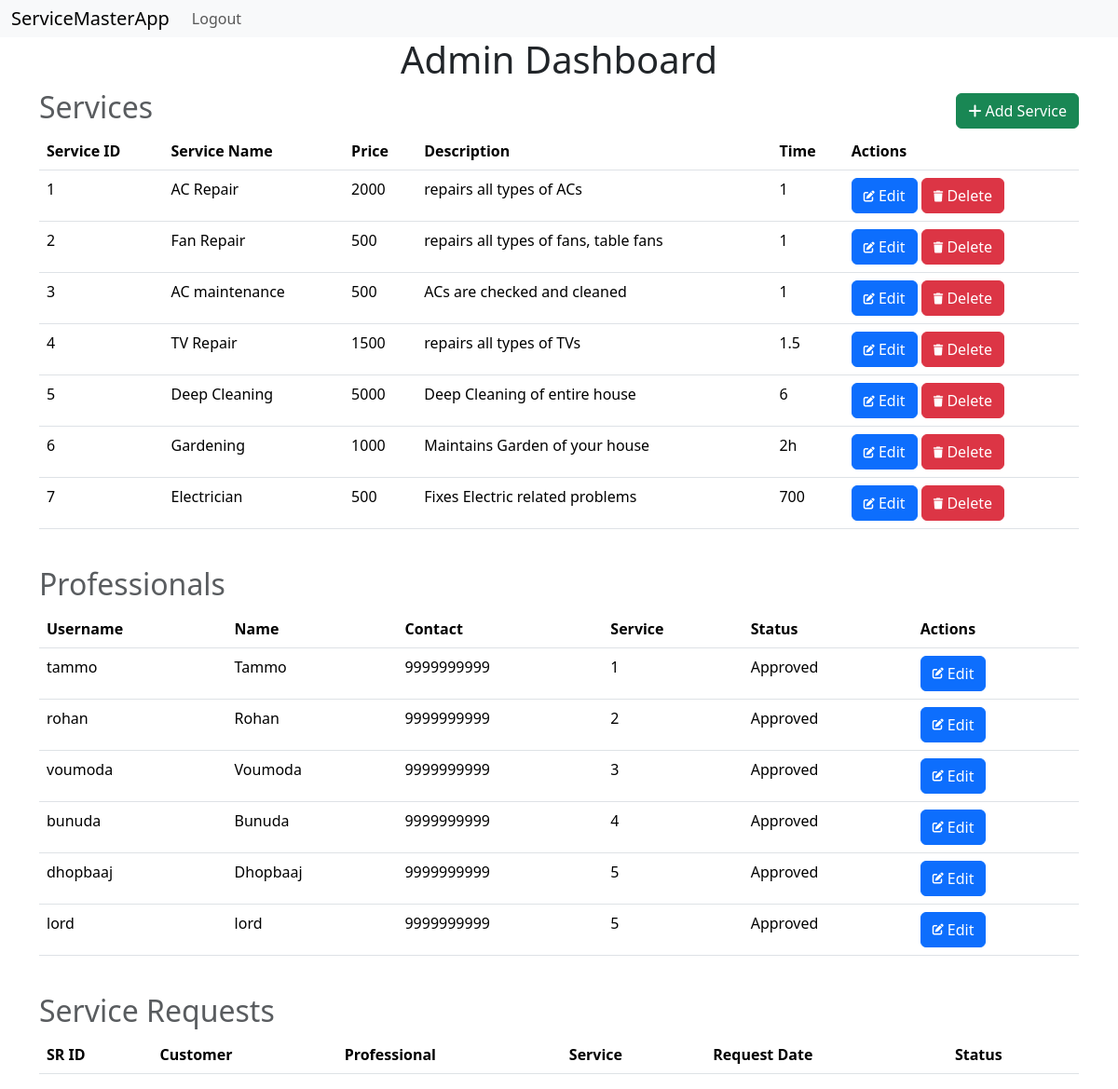
Before: /admin (signed in) with the older database file.
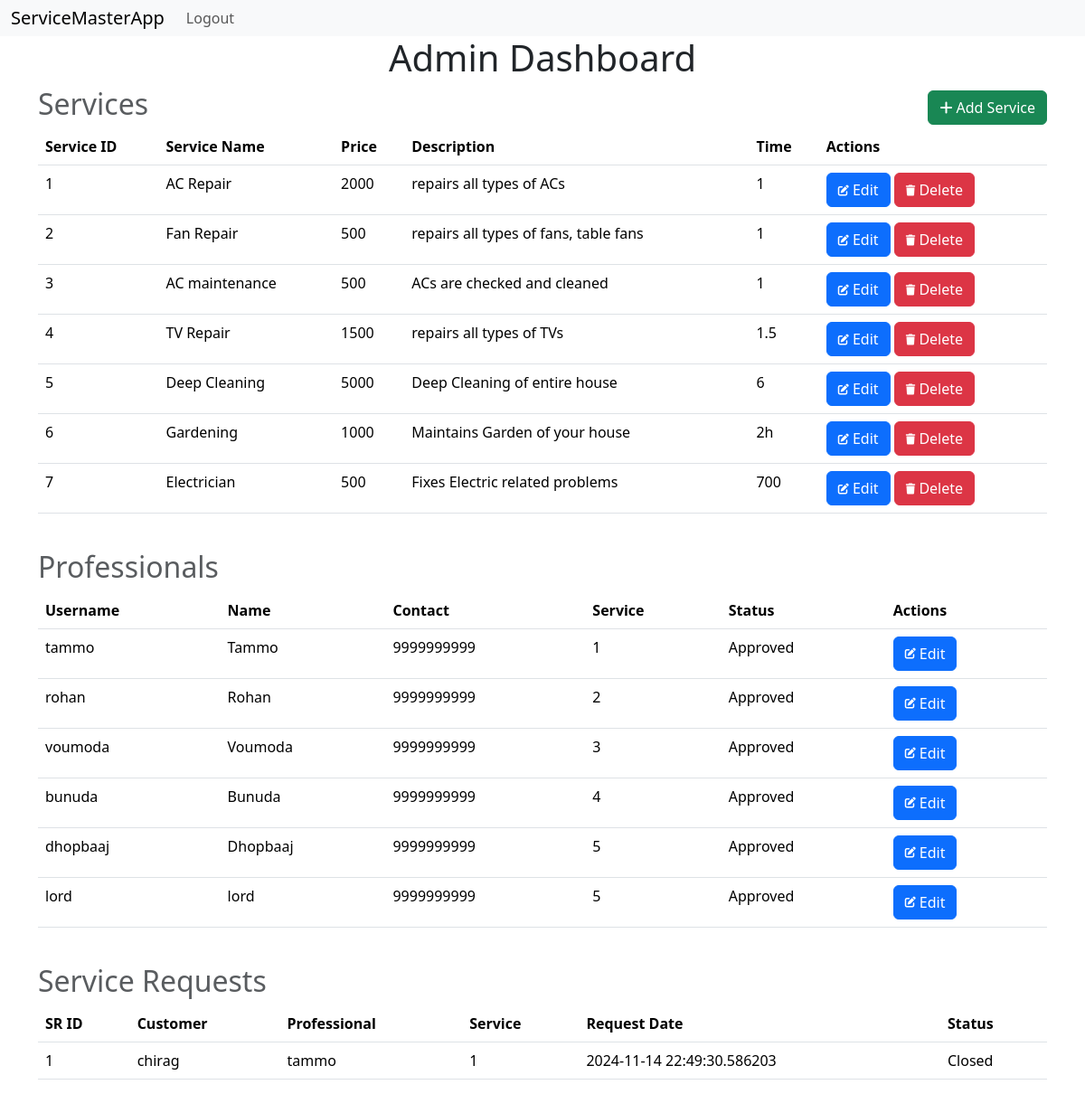
After: the same page with the newer database file.
### models.py (models this page shows, shortened)
class Service(db.Model):
    __tablename__='service'
    id=db.Column(db.Integer,primary_key=True)
    name=db.Column(db.String(32),nullable=False)
    price=db.Column(db.Integer, nullable=False)
    description=db.Column(db.String(512), nullable=False)
    time=db.Column(db.Integer,nullable=False)
    professionals=db.relationship('Professional', backref='service', lazy=True)

class Professional(db.Model):
    __tablename__='professional'
    id=db.Column(db.Integer, primary_key=True)
    username=db.Column(db.String(32), nullable=False, unique=True)
    passwordhash=db.Column(db.String(512), nullable=False)
    name=db.Column(db.String(64), nullable=False)
    contact=db.Column(db.Integer, nullable=False)
    service_id=db.Column(db.Integer, db.ForeignKey('service.id'), nullable=False)
    experience=db.Column(db.Integer, nullable=False)
    pincode=db.Column(db.String(8), nullable=False)
    utype=db.Column(db.String(16), nullable=False, default='Professional')
    status=db.Column(db.String(16), nullable=True, default='Pending')
    profile=db.Column(db.String(512), nullable=False)
    @property
    def password(self):
        raise AttributeError('password is not a readable attribute')

class ServiceRequest(db.Model):
    __tablename__='servicerequests'
    servicereqid=db.Column(db.Integer,primary_key=True)
    cuser=db.Column(db.String(32),db.ForeignKey('customer.username'),nullable=False)
    puser=db.Column(db.String(32),db.ForeignKey('professional.username'),nullable=False)
    service_id=db.Column(db.Integer, db.ForeignKey('service.id'), nullable=False)
    requestdate=db.Column(db.DateTime, nullable=False)
    completedate=db.Column(db.DateTime, nullable=True)
    status=db.Column(db.String(32), nullable=False)
    rating=db.Column(db.String(32), nullable=True)
    review=db.Column(db.String(512), nullable=True)
    customers=db.relationship('Customer', backref='servicerequests', lazy=True)
    services=db.relationship('Service', backref='servicerequests', lazy=True)
    professionals=db.relationship('Professional', backref='servicerequests', lazy=True)

### routes.py (the view)
@app.route('/admin')
@admin_required
def admin():
    user=Customer.query.get(session['user_id'])
    if not user.is_admin:
        flash('Unauthorized Access')
        session.pop('user_id', None)
        return redirect(url_for('login'))
    return render_template('admin.html', user=user, service=Service.query.all(), professional=Professional.query.all(), servreq=ServiceRequest.query.all())

### routes.py (called while the page is built)
def admin_required(func):
    @wraps(func)
    def inner(*args, **kwargs):
        if 'user_id' not in session:
            flash('Please Login')
            return redirect(url_for('login'))
        user=Customer.query.get(session['user_id'])
        if not user.is_admin:
            flash('Unauthorized Access')
            return redirect(url_for('cprofile'))
        return func(*args, **kwargs)
    return inner

### templates/admin.html (shortened to what this page needs)
{% extends 'layout.html' %}
{% block content %}
    <h1>Admin Dashboard</h1>
    <div class="heading">
        <h2 class="text-muted">Services</h2>
        <a class="btn btn-success" href="{{url_for('add_services')}}">
            <i class="fas fa-plus"></i>
            Add Service
        </a>
    </div>
    <table class="table">
        <thead>
            <th>Service ID</th>
            <th>Service Name</th>
            <th>Price</th>
            <th>Description</th>
            <th>Time</th>
            <th>Actions</th>
        </thead>
        <tbody>
            {% for s in service %}
                <tr>
                    <td>{{s.id}}</td>
                    <td>{{s.name}}</td>
                    <td>{{s.price}}</td>
                    <td>{{s.description}}</td>
                    <td>{{s.time}}</td>
                    <td>
                        <a class="btn btn-primary" href="{{url_for('edit_service', service_id=s.id)}}">
                            <i class="fas fa-edit fa-xs"></i>
                            Edit
                        </a>
                        <a class="btn btn-danger" href="{{url_for('delete_service', service_id=s.id)}}">
                            <i class="fas fa-trash fa-xs"></i>
                            Delete
                        </a>
                    </td>
                </tr>
            {% endfor %}
        </tbody>
    </table>
    <br>
    <div class="heading">
        <h2 class="text-muted">Professionals</h2>
    </div>
    <table class="table">
        <thead>
            <th>Username</th>
            <th>Name</th>
            <th>Contact</th>
            <th>Service</th>
            <th>Status</th>
            <th>Actions</th>
        </thead>
        <tbody>
            {% for p in professional %}
                <tr>
                    <td>{{p.username}}</td>
                    <td>{{p.name}}</td>
                    <td>{{p.contact}}</td>
                    <td>{{p.service_id}}</td>
                    <td>{{p.status}}</td>
                    <td><a class="btn btn-primary" href="{{url_for('update_professional', professional_id=p.id)}}">
                        <i class="fas fa-edit fa-xs"></i>
                        Edit
                    </a></td>
                </tr>
            {% endfor %}
        </tbody>
    </table>
    <br>
    <div class="heading">
        <h2 class="text-muted">Service Requests</h2>
    </div>
    <table class="table">
        <thead>
            <th>SR ID</th>
            <th>Customer</th>
            <th>Professional</th>
            <th>Service</th>
            <th>Request Date</th>
            <th>Status</th>
        </thead>
        <tbody>
            {% for sr in servreq %}
                <tr>
                    <td>{{sr.servicereqid}}</td>
                    <td>{{sr.cuser}}</td>
                    <td>{{sr.puser}}</td>
                    <td>{{sr.service_id}}</td>
                    <td>{{sr.requestdate}}</td>
                    <td>{{sr.status}}</td>
                </tr>
            {% endfor %}
        </tbody>
    </table>
{% endblock %}

### templates/layout.html (shortened to what this page needs)
<!DOCTYPE html>
<html lang="en">
<head>
    <link href="https://cdn.jsdelivr.net/npm/bootstrap@5.3.3/dist/css/bootstrap.min.css" rel="stylesheet">
    <link rel="stylesheet" href="https://cdnjs.cloudflare.com/ajax/libs/font-awesome/6.6.0/css/all.min.css">
</head>
<body>
    {% include 'navbar.html' %}
    <div class="container">
        {% block content %}
        {% endblock %}
    </div>
</body>
</html>

### templates/navbar.html (shortened to what this page needs)
<nav class="navbar navbar-expand-lg bg-body-tertiary">
    <div class="container-fluid">
      <a class="navbar-brand" href="/">ServiceMasterApp</a>
      <div class="collapse navbar-collapse" id="navbarNav">
        <ul class="navbar-nav">
          {% if user and user.is_admin%}
          <li class="nav-item">
            <a class="nav-link" href="{{url_for('logout')}}">Logout</a>
          </li>
          {% endif %}
        </ul>
      </div>
    </div>
  </nav>

### templates/admin.html (style rules this page uses)
.heading { display: flex; justify-content: space-between; align-items: center; }
h1 { text-align: center; }

### templates/navbar.html (style rules this page uses)
.navbar { width: 100%; padding: 0px; }

Changed rows visible on the page:
added ServiceRequest: servicereqid "1", cuser "chirag", puser "tammo", service_id "1", requestdate "2024-11-14 22:49:30.586203", status "Closed"
